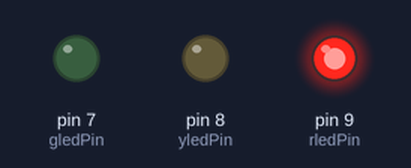
The sketch below on a simulated Arduino Uno, built with avr-gcc and run on an emulated ATmega328P. Parts: output pins drawn as LEDs (lit = HIGH).

Above: at 1.5 s.
At 4.2 s:
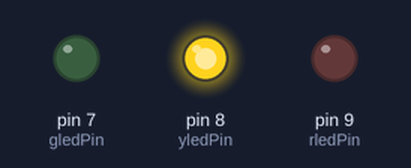
At 5.7 s:
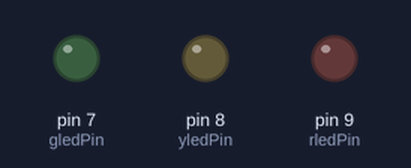
At 7.5 s:
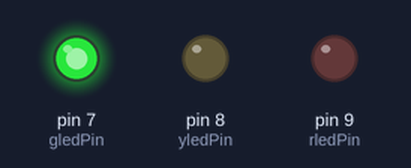
Timing chart, 0 to 11.7 s (numbered marks = the images above):
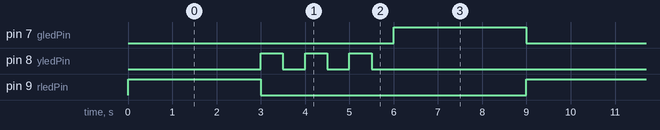

The sketch:

traffic1_led.ino
```cpp
/*
  Traffic Light Control 1

  Program ini digunakan untuk mensimulasikan sistem lampu lalu lintas sederhana
  menggunakan tiga buah LED yang merepresentasikan lampu merah, kuning, dan hijau.

  Prinsip kerja sistem:
  - Arduino mengontrol masing-masing LED menggunakan fungsi digitalWrite().
  - Waktu nyala setiap lampu diatur menggunakan fungsi delay().
  - Sistem bekerja secara berulang (loop) sehingga menyerupai operasi lampu lalu lintas sebenarnya.

  Catatan:
  - Resistor digunakan untuk membatasi arus agar LED tidak rusak.
  - Durasi nyala lampu dapat diubah sesuai kebutuhan simulasi.

  Program ini dibuat sebagai latihan penggunaan output digital
  dan pengaturan waktu (timing control) pada sistem mikrokontroler Arduino.

  Dibuat oleh Ucky Pradestha
  Tahun 2026
  Direvisi oleh -
  Tahun -
*/

// Pin pada setiap LED
const int rledPin = 9;  // Pin untuk LED merah
const int yledPin = 8;  // Pin untuk LED kuning
const int gledPin = 7;  // Pin untuk LED hijau

void setup() {
  // Semua LED sebagai output
  pinMode(rledPin, OUTPUT);
  pinMode(yledPin, OUTPUT);
  pinMode(gledPin, OUTPUT);
}

void loop() {
  // LED merah menyala selama 3s
  digitalWrite(rledPin, HIGH);
  delay(3000);
  digitalWrite(rledPin, LOW);

  // LED kuning kedip tiga kali
  for (int i = 0; i < 3; i++) {
    digitalWrite(yledPin, HIGH);
    delay(500);
    digitalWrite(yledPin, LOW);
    delay(500);
  }

  // LED hijau menyalan 3s
  digitalWrite(gledPin, HIGH);
  delay(3000);
  digitalWrite(gledPin, LOW);
}
```

Measured:
- by itself, pin 7 (gledPin), pin 9 (rledPin): alternates HIGH for 3.0 s and LOW for 6.0 s
- by itself, pin 8 (yledPin): repeats every 9.0 s: 2 × (LOW 0.50 s, HIGH 0.50 s), LOW 6.5 s, HIGH 0.50 s
- by itself, everything shown: repeats every 9.0 s, in 9 steps
